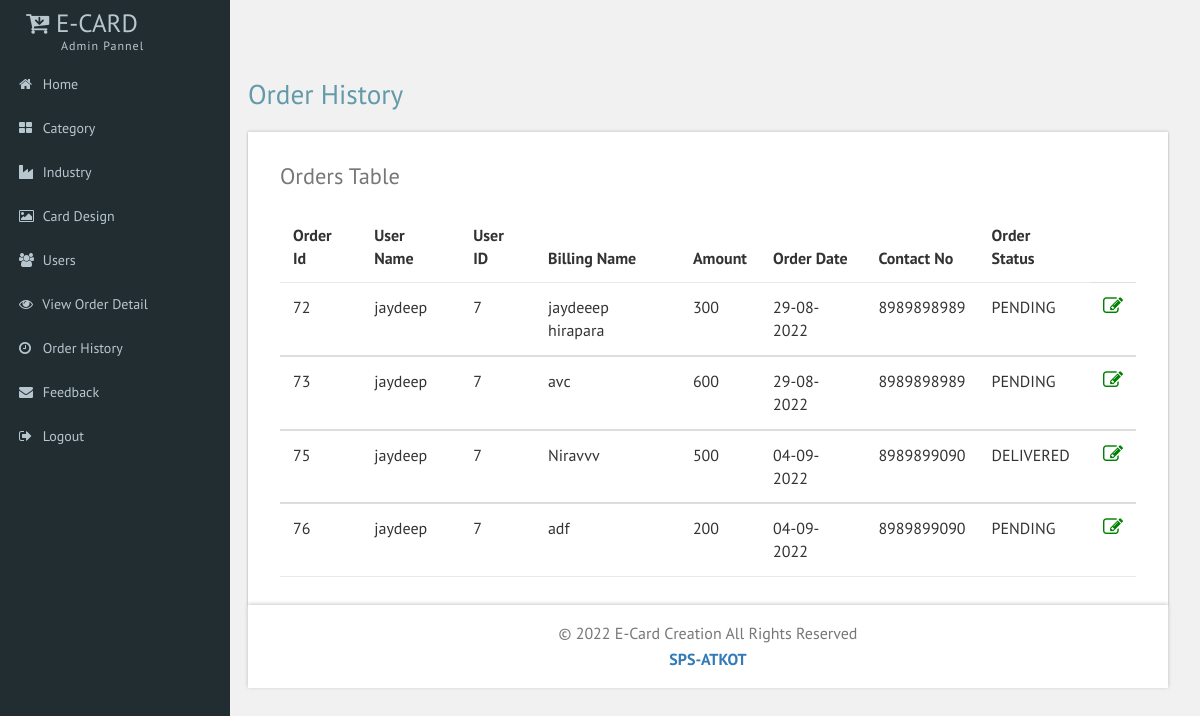
Screenshot of /OrderHistory.php (signed in) with the database file from the repository.
### tables this page shows
CREATE TABLE `order_master` (
  `Order_id` int(5) NOT NULL,
  `Username` varchar(150) NOT NULL,
  `User_id` int(11) NOT NULL,
  `Name` varchar(150) NOT NULL,
  `Oamount` bigint(10) NOT NULL,
  `Order_status` varchar(50) NOT NULL,
  `Order_date` text NOT NULL,
  `Contact_no` bigint(10) NOT NULL
);

### web/OrderHistory.php (the view, shortened to what this page needs)
		<?php
include "Header.php";
?>
		<div id="page-wrapper">
			<div class="main-page">
				<div class="tables">
					<h3 class="title1">Order History</h3>
					<div class="panel-body widget-shadow">
						<h4>Orders Table</h4>
						<table class="table">
							<thead>
								<tr>
								  <th>Order Id</th>
								  <th>User Name</th>
								  <th>User ID</th>
								  <th>Billing Name</th>
								  <th>Amount</th>
								  <th>Order Date</th>
								  <th>Contact No</th>
								  <th>Order Status</th>
								 </tr>
							</thead>
<?php
	include "connection.php";
	$q="SELECT * from order_master";
	$c= mysqli_query($con,$q);
	while($r=mysqli_fetch_array($c))
	{
?>
						<tbody>
							<tr>
								<td><?php echo $r['Order_id']; ?></td>
								<td><?php echo $r['Username']; ?></td>
								<td><?php echo $r['User_id']; ?></td>
								<td><?php echo $r['Name']; ?></td>
								<td><?php echo $r['Oamount']; ?></td>
								<td><?php echo $r['Order_date']; ?></td>
								<td><?php echo $r['Contact_no']; ?></td>
								<td><?php echo $r['Order_status']; ?></td>
								<td>
									<a href="OrderStatusUpdate.php?id=<?php echo $r['Order_id'];?>">  <i style="font-size:20px; color:green" class="fa fa-pencil-square-o" aria-hidden="true"></i></a></a>
								</td>
							</tr>
<?php
	}
?>
						</tbody>
						</table>
					</div>
<?php
include "Footer.php";
?>

### web/css/custom.css (style rules this page uses)
#page-wrapper { padding:5em 2em 2.5em; background-color: #F1F1F1; }

### rows the page displays
order_master: Order_id "72", Username "jaydeep", User "7", Name "jaydeeep hirapara", Oamount "300", Order_date "29-08-2022", Contact_no "8989898989", Order_status "PENDING"
order_master: Order_id "73", Username "jaydeep", User "7", Name "avc", Oamount "600", Order_date "29-08-2022", Contact_no "8989898989", Order_status "PENDING"
order_master: Order_id "75", Username "jaydeep", User "7", Name "Niravvv", Oamount "500", Order_date "04-09-2022", Contact_no "8989899090", Order_status "DELIVERED"
order_master: Order_id "76", Username "jaydeep", User "7", Name "adf", Oamount "200", Order_date "04-09-2022", Contact_no "8989899090", Order_status "PENDING"
